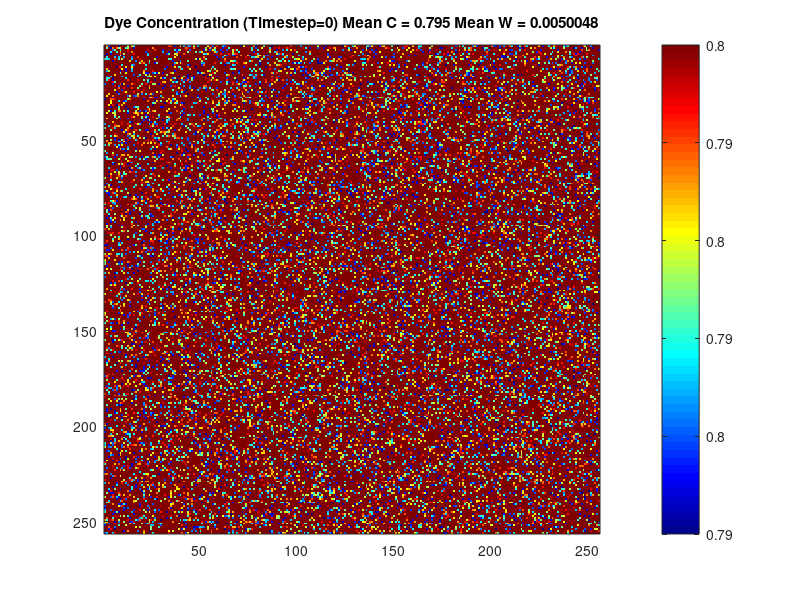

Recreate this plot in MATLAB. (Note: this script raises an error after producing the figure.)
clear all;
clc;

%******************************************

%Choose one of: 
%justdiffusion =1
%dyemodel = 1
%grayscott =1

%******************************************

justdiffusion=0;
dyemodel = 0;
grayscott = 1;

deltat = .25;
deltax = 1;
deltay= deltax;

width = 256;
height = width;
timedura = 2000; % seconds

timesteps = round(timedura/deltat); % # iterations
heightsteps = round(height/deltax);
widthsteps = heightsteps;

%******************************************
if (justdiffusion == 1)
    Dc = .8;
    Dw = 1;
    a=0;
    C(1:heightsteps,1:widthsteps,1) = 1/16;
    W(1:heightsteps,1:widthsteps,1) = 1/16;
    f=0;
    k=0;
    j=0;
    C(109:148,109:148,1) = 1/2; 
    W(109:148,109:148,1) = 1/4;
elseif (dyemodel == 1)
     Dc = .8;
     Dw =1;
     a=6;
     k=0;
     f=0;
     C(1:heightsteps,1:widthsteps,1) = .8;
     W(1:heightsteps,1:widthsteps,1) = 0;%.15;
elseif  (grayscott == 1)      
    C(1:heightsteps,1:widthsteps,1) = .8;
    W(1:heightsteps,1:widthsteps,1) = 0;%.15;

    Dc = .4; %Diffusion const of dye
    Dw = 1;  %Diffusion const water
    a=10;
    k=.059;
    f=0.035;

end



%******************************************
PlotEvery = 10;
Noise = 0.001;


R = 0.01*rand(heightsteps,widthsteps);

C = C-R; W=W+R;
S = max(max(C+W));
if S > 1
    C = C/S;
    W = W/S;
end

figure(1)
image(round(255.*(C-min(C(:)))./(max(C(:))-min(C(:))))),colormap(jet),...
            colorbar('YTickLabel',{num2str(min(min(C(:,:,1)))),num2str(max(max(C(:,:,1))))}),...
            title(['Dye Concentration (Timestep=0)',' Mean C = ',num2str(mean(mean(C(:,:,1)))),' Mean W = ',num2str(mean(mean(W(:,:,1))))]);

set(gcf,'doublebuffer','on')
drawnow;
pause(1)


for t =1:timesteps
    dCx = diff(C(:,:,1),1,1);
    dCx = [C(width,:,1)-C(1,:,1);dCx];
    
    dCy = diff(C(:,:,1),1,2);
    dCy = [C(:,height,1)-C(:,1,1),dCy];
    dC = dCx + dCy;
    
    dWx = diff(W(:,:,1),1,1);
    dWx = [W(width,:,1)-W(1,:,1);dWx];
    
    dWy = diff(W(:,:,1),1,2);
    dWy = [W(:,height,1)-W(:,1,1),dWy];
    dW = dWx + dWy;
    
    d2Cx = diff(C(:,:,1),2,1);
    d2Cy = diff(C(:,:,1),2,2);
    d2Cx = [d2Cx(width-2,:);d2Cx;d2Cx(1,:)].*deltax^2;
    d2Cy = [d2Cy(:,height-2),d2Cy,d2Cy(:,1)].*deltay^2;
    d2C = d2Cx + d2Cy;
    
    d2Wx = diff(W(:,:,1),2,1);
    d2Wy = diff(W(:,:,1),2,2);
    d2Wx = [d2Wx(width-2,:);d2Wx;d2Wx(1,:)].*deltax^2;
    d2Wy = [d2Wy(:,height-2),d2Wy,d2Wy(:,1)].*deltay^2;
    d2W = d2Wx + d2Wy;
  
    
    C(:,:,2)= C(:,:,1) + ((Dc.*d2C) + (a.*(C(:,:,1).^2).*W(:,:,1))- k.*C(:,:,1)).*deltat;
    W(:,:,2) =  W(:,:,1) +((Dw.*d2W) - (a.*(C(:,:,1).^2).*W(:,:,1))+f.*(1-W(:,:,1))).*deltat;
    
    
    if (t > 50)
        PlotEvery = 50;
    end
    
    if (t/PlotEvery) == round(t/PlotEvery)
        figure(1)
        image(round(255.*(C(:,:,2)-min(min(C(:,:,2))))./(max(max(C(:,:,2)))-min(min(C(:,:,2)))))),colormap(jet),...
            colorbar('YTickLabel',{num2str(min(min(C(:,:,2)))),num2str(max(max(C(:,:,2))))}),...
            title(['Dye Concentration (Timestep=',num2str(t),')',' Mean C = ',num2str(mean(mean(C(:,:,2)))),' Mean W = ',num2str(mean(mean(W(:,:,2))))]);
        set(gcf,'doublebuffer','on')
        
       
        drawnow;
        pause(1)
    end
    
   
    
    %if (mod(t,2) == 0)
    %    C(:,:,2) = C(:,:,2) + Noise*(rand(width/deltax));
    %    W(:,:,2) = W(:,:,2) + Noise*(rand(width/deltax));
     
    S = max(max ( C(:,:,2) + W(:,:,2) ));
    if S > 1
        C(:,:,1) = C(:,:,2)./S;
        W(:,:,1) = W(:,:,2)./S;
    else 
         C(:,:,1) = C(:,:,2);
         W(:,:,1) = W(:,:,2);
    end
    %end
    
end
    
    
    
    
    